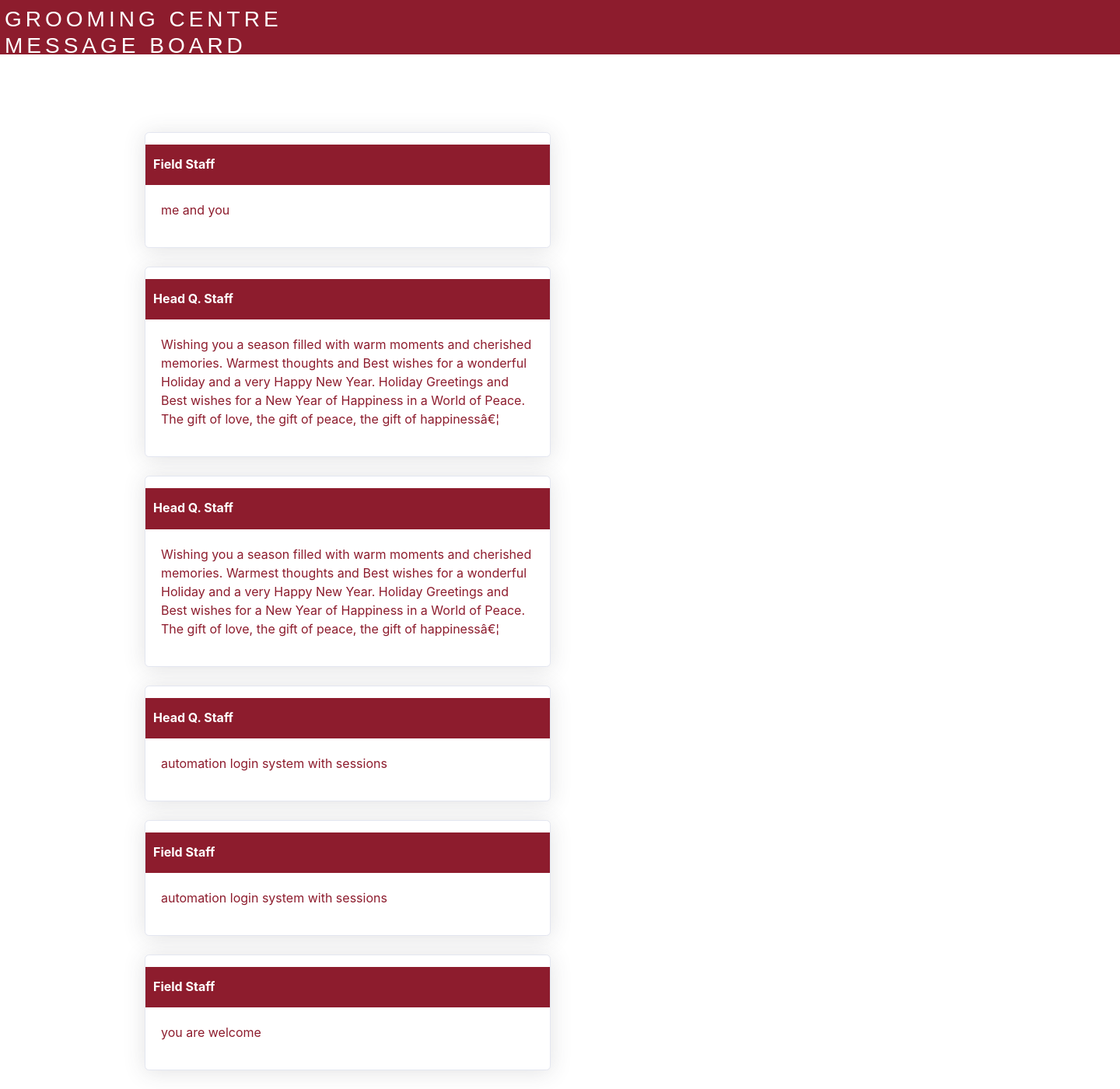
The page / on the database its author committed.
### tables this page shows
CREATE TABLE IF NOT EXISTS `post_message` (
  `id` int(11) NOT NULL AUTO_INCREMENT,
  `roles` varchar(225) NOT NULL,
  `comment` varchar(1000) NOT NULL,
  PRIMARY KEY (`id`)
);

### index.php (the view, shortened to what this page needs)
<!DOCTYPE html>
<html lang="en">
<head>
  <link href="css/style.css" rel="stylesheet">
  <link href="css/sb-admin-2.css" rel="stylesheet">
</head>
<body>
      <nav class="navbar navbar-default">
            <ul class="nav navbar-right">
                 <h3 class="topbar"> GROOMING CENTRE <br> MESSAGE BOARD</h3>
            </ul>
</nav>
  <div class="container">
     <div class="col-lg-6">
                  <?php
                    $conn = mysqli_connect("localhost", "root", "", "message");
                    $query = "SELECT * FROM post_message";
                        $query_run = mysqli_query($conn, $query);
                        if (mysqli_num_rows($query_run) > 0)
                        {
                              while($row = mysqli_fetch_assoc($query_run))
                              {
                                ?>
           <div class="card shadow mb-4">
                <div class="card-header py-3">
                  <h6 class="m-0 font-weight-bold text-primary"><?php echo $row["roles"]; ?></h6>
                </div>
                <div class="card-body">
                  <p><?php echo $row["comment"]; ?></p>
                </div>
              </div>
                <?php
                   }
                 }
              ?>
            </div>
        </div>
</body>
</html>

### css/style.css (style rules this page uses)
body { background-color: rgb(245, 243, 243); margin-top: 0px !important; height: auto; min-height: 100%; }
.navbar-default { background-color: #8d1c2d; border-color: #8d1c2d; width: 120%; height: 70px; margin-top: 0px; margin-left: -10px; padding-top: 100px; padding-left: 20px; font-weight: 50px; font-family: 'Franklin Gothic Medium', 'Arial Narrow', Arial, sans-serif; }
.navbar-default .navbar-right .topbar { letter-spacing: 5px; text-decoration: none; float: center; opacity: 5px; color: white; }
.container { margin-top: 100px; }

### rows shown on the page
post_message: roles "Field Staff", comment "me and you"
post_message: roles "Head Q. Staff", comment "Wishing you a season filled with warm moments and cherished memories. Warmest thoughts and Best wishes for a wonderful Holiday and a very Happy New Year. Holiday Greetings and Best wishes for a New Year of Happiness in a World of Peace. The gift of love, the gift of peace, the gift of happinessâ€¦"
post_message: roles "Head Q. Staff", comment "Wishing you a season filled with warm moments and cherished memories. Warmest thoughts and Best wishes for a wonderful Holiday and a very Happy New Year. Holiday Greetings and Best wishes for a New Year of Happiness in a World of Peace. The gift of love, the gift of peace, the gift of happinessâ€¦"
post_message: roles "Head Q. Staff", comment "automation login system with sessions"
post_message: roles "Field Staff", comment "automation login system with sessions"
post_message: roles "Field Staff", comment "you are welcome"
